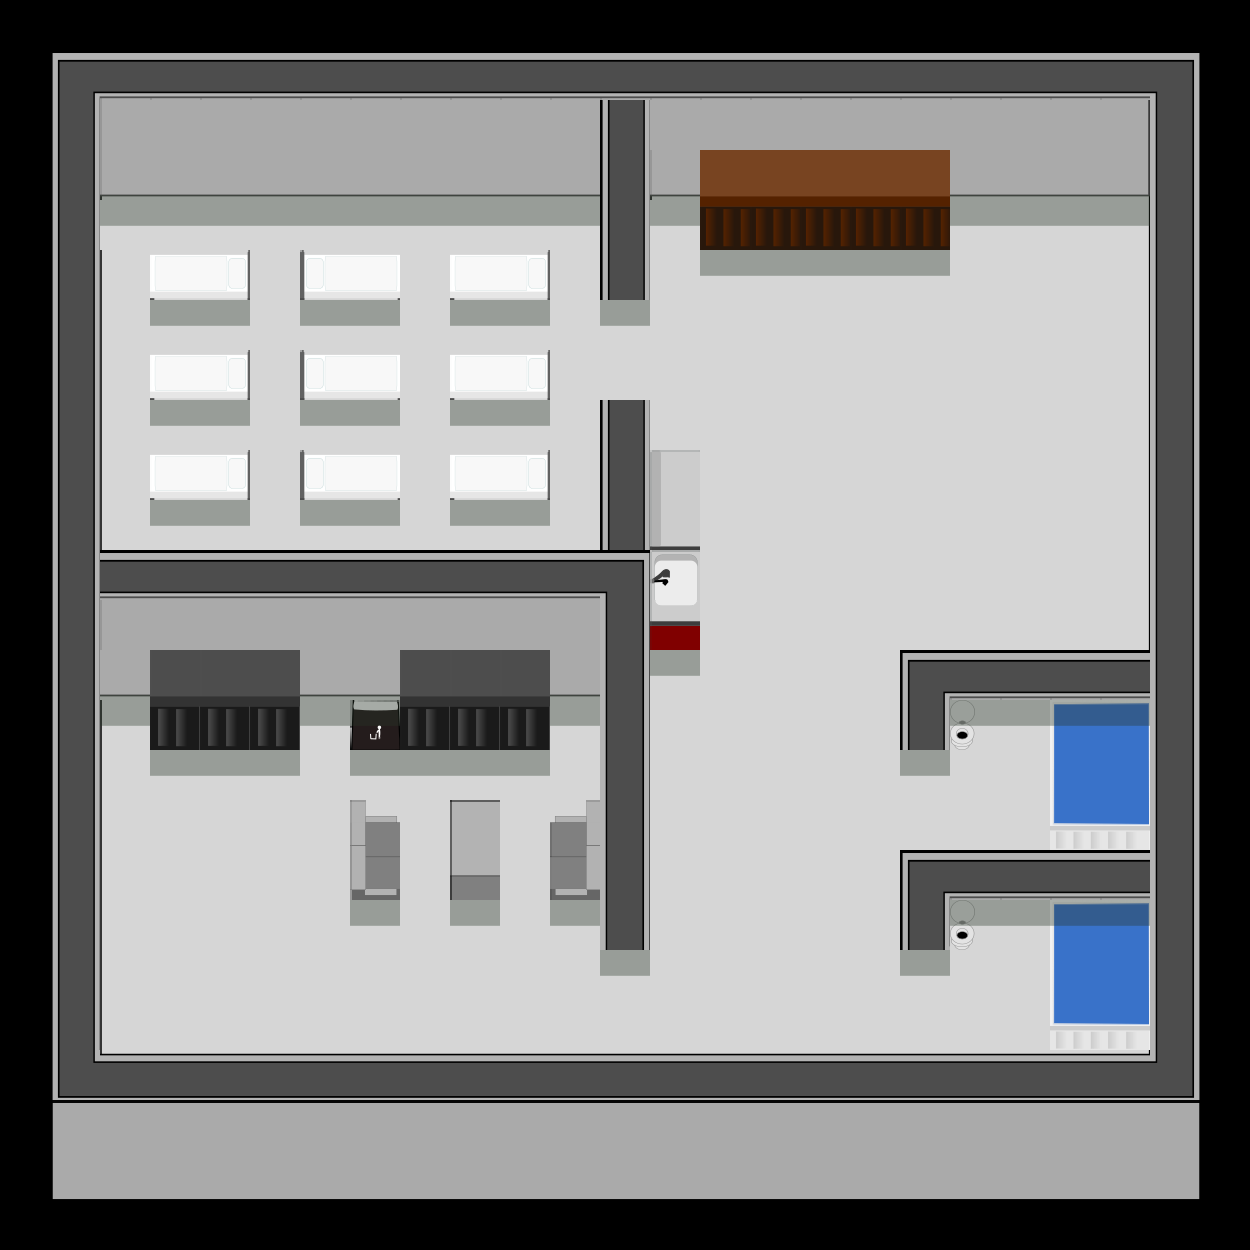

A level layout from a 2D game, rendered from its tile map. Below: a short description, then the map file with tile-grid data replaced by summaries:
An orthogonal 25x25 tile map with 50x50 px tiles, 4 tile layers (map, map2, item, shadow), 6 tilesets.

<map version="1.0" tiledversion="1.1.5" orientation="orthogonal" renderorder="right-down" width="25" height="25" tilewidth="50" tileheight="50" infinite="0" backgroundcolor="#000000" nextobjectid="33">
 <tileset firstgid="1" name="map_second_pack" tilewidth="50" tileheight="50" spacing="2" tilecount="39" columns="39">
  <image source="map_second_pack.png" width="2048" height="64" />
  <tile id="1">
   <properties>
    <property name="blocked" value="" />
   </properties>
  </tile>
  <tile id="2">
   <properties>
    <property name="blocked" value="" />
   </properties>
  </tile>
  <tile id="5">
   <properties>
    <property name="blocked" value="" />
   </properties>
  </tile>
  <tile id="6">
   <properties>
    <property name="blocked" value="" />
   </properties>
  </tile>
  <tile id="7">
   <properties>
    <property name="blocked" value="" />
   </properties>
  </tile>
  <tile id="8">
   <properties>
    <property name="blocked" value="" />
   </properties>
  </tile>
  <tile id="9">
   <properties>
    <property name="blocked" value="" />
   </properties>
  </tile>
  <tile id="10">
   <properties>
    <property name="blocked" value="" />
   </properties>
  </tile>
  <tile id="11">
   <properties>
    <property name="blocked" value="" />
   </properties>
  </tile>
  <tile id="14">
   <properties>
    <property name="blocked" value="" />
   </properties>
  </tile>
  <tile id="15">
   <properties>
    <property name="blocked" value="" />
   </properties>
  </tile>
  <tile id="16">
   <properties>
    <property name="blocked" value="" />
   </properties>
  </tile>
  <tile id="17">
   <properties>
    <property name="blocked" value="" />
   </properties>
  </tile>
  <tile id="18">
   <properties>
    <property name="blocked" value="" />
   </properties>
  </tile>
  <tile id="20">
   <properties>
    <property name="blocked" value="" />
   </properties>
  </tile>
  <tile id="21">
   <properties>
    <property name="blocked" value="" />
   </properties>
  </tile>
  <tile id="22">
   <properties>
    <property name="blocked" value="" />
   </properties>
  </tile>
  <tile id="23">
   <properties>
    <property name="blocked" value="" />
   </properties>
  </tile>
  <tile id="24">
   <properties>
    <property name="blocked" value="" />
   </properties>
  </tile>
  <tile id="25">
   <properties>
    <property name="blocked" value="" />
   </properties>
  </tile>
  <tile id="26">
   <properties>
    <property name="blocked" value="" />
   </properties>
  </tile>
  <tile id="27">
   <properties>
    <property name="blocked" value="" />
   </properties>
  </tile>
  <tile id="28">
   <properties>
    <property name="blocked" value="" />
   </properties>
  </tile>
  <tile id="29">
   <properties>
    <property name="blocked" value="" />
   </properties>
  </tile>
 </tileset>
 <tileset firstgid="40" name="blocked" tilewidth="50" tileheight="50" spacing="2" tilecount="39" columns="39">
  <image source="map_second_blocked.png" width="2048" height="64" />
  <tile id="0">
   <properties>
    <property name="blocked" value="" />
   </properties>
  </tile>
  <tile id="1">
   <properties>
    <property name="blocked" value="" />
   </properties>
  </tile>
  <tile id="2">
   <properties>
    <property name="blocked" value="" />
   </properties>
  </tile>
  <tile id="4">
   <properties>
    <property name="blocked" value="" />
   </properties>
  </tile>
  <tile id="6">
   <properties>
    <property name="blocked" value="" />
   </properties>
  </tile>
  <tile id="8">
   <properties>
    <property name="blocked" value="" />
   </properties>
  </tile>
  <tile id="9">
   <properties>
    <property name="blocked" value="" />
   </properties>
  </tile>
  <tile id="10">
   <properties>
    <property name="blocked" value="" />
   </properties>
  </tile>
  <tile id="12">
   <properties>
    <property name="blocked" value="" />
   </properties>
  </tile>
  <tile id="14">
   <properties>
    <property name="blocked" value="" />
   </properties>
  </tile>
  <tile id="16">
   <properties>
    <property name="blocked" value="" />
   </properties>
  </tile>
  <tile id="19">
   <properties>
    <property name="blocked" value="" />
   </properties>
  </tile>
  <tile id="20">
   <properties>
    <property name="blocked" value="" />
   </properties>
  </tile>
  <tile id="21">
   <properties>
    <property name="blocked" value="" />
   </properties>
  </tile>
  <tile id="22">
   <properties>
    <property name="blocked" value="" />
   </properties>
  </tile>
  <tile id="23">
   <properties>
    <property name="blocked" value="" />
   </properties>
  </tile>
  <tile id="24">
   <properties>
    <property name="blocked" value="" />
   </properties>
  </tile>
  <tile id="25">
   <properties>
    <property name="blocked" value="" />
   </properties>
  </tile>
  <tile id="27">
   <properties>
    <property name="blocked" value="" />
   </properties>
  </tile>
  <tile id="29">
   <properties>
    <property name="switch" value="" />
   </properties>
  </tile>
  <tile id="30">
   <properties>
    <property name="refrigerator" value="" />
   </properties>
  </tile>
  <tile id="32">
   <properties>
    <property name="tv" value="" />
   </properties>
  </tile>
  <tile id="33">
   <properties>
    <property name="com" value="" />
   </properties>
  </tile>
  <tile id="34">
   <properties>
    <property name="cooker" value="" />
   </properties>
  </tile>
  <tile id="35">
   <properties>
    <property name="microwave" value="" />
   </properties>
  </tile>
  <tile id="36">
   <properties>
    <property name="pump" value="" />
   </properties>
  </tile>
  <tile id="37">
   <properties>
    <property name="fan" value="" />
   </properties>
  </tile>
  <tile id="38">
   <properties>
    <property name="air" value="" />
   </properties>
  </tile>
 </tileset>
 <tileset firstgid="79" name="item_on_map" tilewidth="50" tileheight="50" spacing="2" tilecount="39" columns="39">
  <image source="item_on_map.png" width="2048" height="64" />
  <tile id="15">
   <properties>
    <property name="blocked" value="" />
   </properties>
  </tile>
  <tile id="16">
   <properties>
    <property name="blocked" value="" />
   </properties>
  </tile>
  <tile id="32">
   <properties>
    <property name="fan2" value="" />
   </properties>
  </tile>
  <tile id="33">
   <properties>
    <property name="gate" value="" />
   </properties>
  </tile>
  <tile id="38">
   <properties>
    <property name="fan2" value="" />
   </properties>
  </tile>
 </tileset>
 <tileset firstgid="118" name="closet" tilewidth="25" tileheight="50" spacing="2" tilecount="1" columns="1">
  <image source="closet.png" trans="ffffff" width="25" height="50" />
 </tileset>
 <tileset firstgid="119" name="shadow" tilewidth="50" tileheight="50" tilecount="1" columns="1">
  <image source="shadow.png" width="50" height="50" />
 </tileset>
 <tileset firstgid="120" name="shadowex" tilewidth="50" tileheight="50" tilecount="1" columns="1">
  <image source="shadowex.png" width="50" height="50" />
 </tileset>
 <layer name="map" width="25" height="25">
  <data>[625 cells, 625 non-empty, 45 distinct tile ids]</data>
 </layer>
 <layer name="map2" width="25" height="25">
  <data>[625 cells, 66 non-empty, 4 distinct tile ids]</data>
 </layer>
 <layer name="item" width="25" height="25">
  <data>[625 cells, 197 non-empty, 34 distinct tile ids]</data>
 </layer>
 <layer name="shadow" width="25" height="25">
  <data>[625 cells, 174 non-empty, 4 distinct tile ids]</data>
 </layer>
</map>
